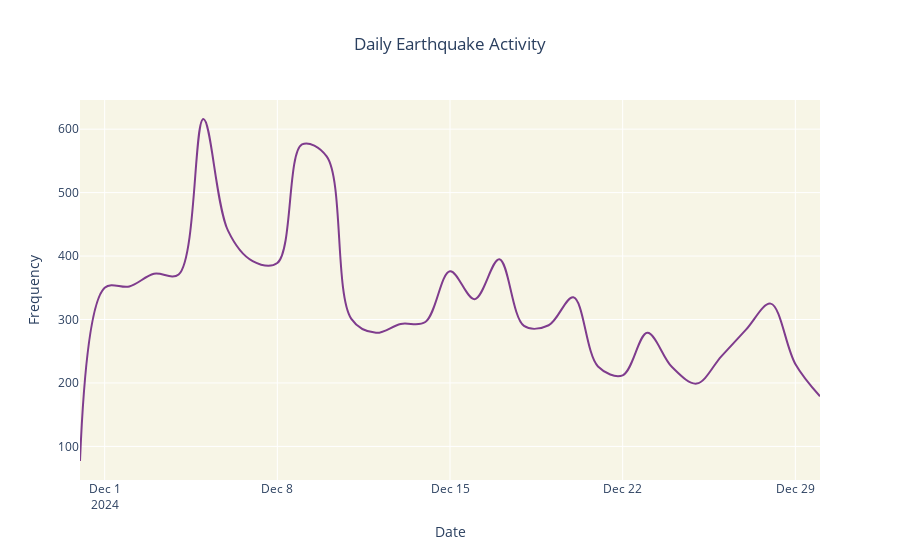

Notebook source saved alongside this figure:
### Markdown cell above
# Plot 3: Detect patterns or anomalies in earthquake occurrences over the study timeframe.

This line chart displays the daily frequency of earthquakes, enabling you to follow trends over time. By examining the ups and downs in daily seismicity, we can identify periods of unusual or heightened activity.

### Code cell
df['date'] = pd.to_datetime(df['time']).dt.date
dailyCounts = df.groupby('date').size().reset_index(name='count')

fig = px.line(
    dailyCounts,
    x='date',
    y='count',
    title="Daily Earthquake Activity",
    labels={"date": "Date", "count": "Frequency"},
    line_shape='spline',
    color_discrete_sequence=px.colors.qualitative.Bold
)

fig.update_layout(
    title_x=0.5,
    autosize=True,
    plot_bgcolor="#f7f5e6",
    paper_bgcolor="#ffffff",
)

fig.show()

### Figure 1 — Plotly figure (JSON) as saved in the notebook; plotly's stock layout.template omitted (floating-point values rounded to 4 significant figures)
{"data": [{"hovertemplate": "Date=%{x}<br>Frequency=%{y}<extra></extra>", "legendgroup": "", "line": {"color": "rgb(127, 60, 141)", "dash": "solid", "shape": "spline"}, "marker": {"symbol": "circle"}, "mode": "lines", "name": "", "orientation": "v", "showlegend": false, "type": "scatter", "x": ["2024-11-30", "2024-12-01", "2024-12-02", "2024-12-03", "2024-12-04", "2024-12-05", "2024-12-06", "2024-12-07", "2024-12-08", "2024-12-09", "2024-12-10", "2024-12-11", "2024-12-12", "2024-12-13", "2024-12-14", "2024-12-15", "2024-12-16", "2024-12-17", "2024-12-18", "2024-12-19", "2024-12-20", "2024-12-21", "2024-12-22", "2024-12-23", "2024-12-24", "2024-12-25", "2024-12-26", "2024-12-27", "2024-12-28", "2024-12-29", "2024-12-30"], "xaxis": "x", "y": [77, 350, 352, 372, 371, 616, 440, 392, 389, 576, 557, 301, 279, 293, 296, 376, 332, 395, 290, 291, 335, 226, 212, 279, 225, 199, 242, 284, 325, 230, 179], "yaxis": "y"}], "layout": {"autosize": true, "legend": {"tracegroupgap": 0}, "paper_bgcolor": "#ffffff", "plot_bgcolor": "#f7f5e6", "title": {"text": "Daily Earthquake Activity", "x": 0.5}, "xaxis": {"anchor": "y", "domain": [0, 1], "title": {"text": "Date"}}, "yaxis": {"anchor": "x", "domain": [0, 1], "title": {"text": "Frequency"}}}}
